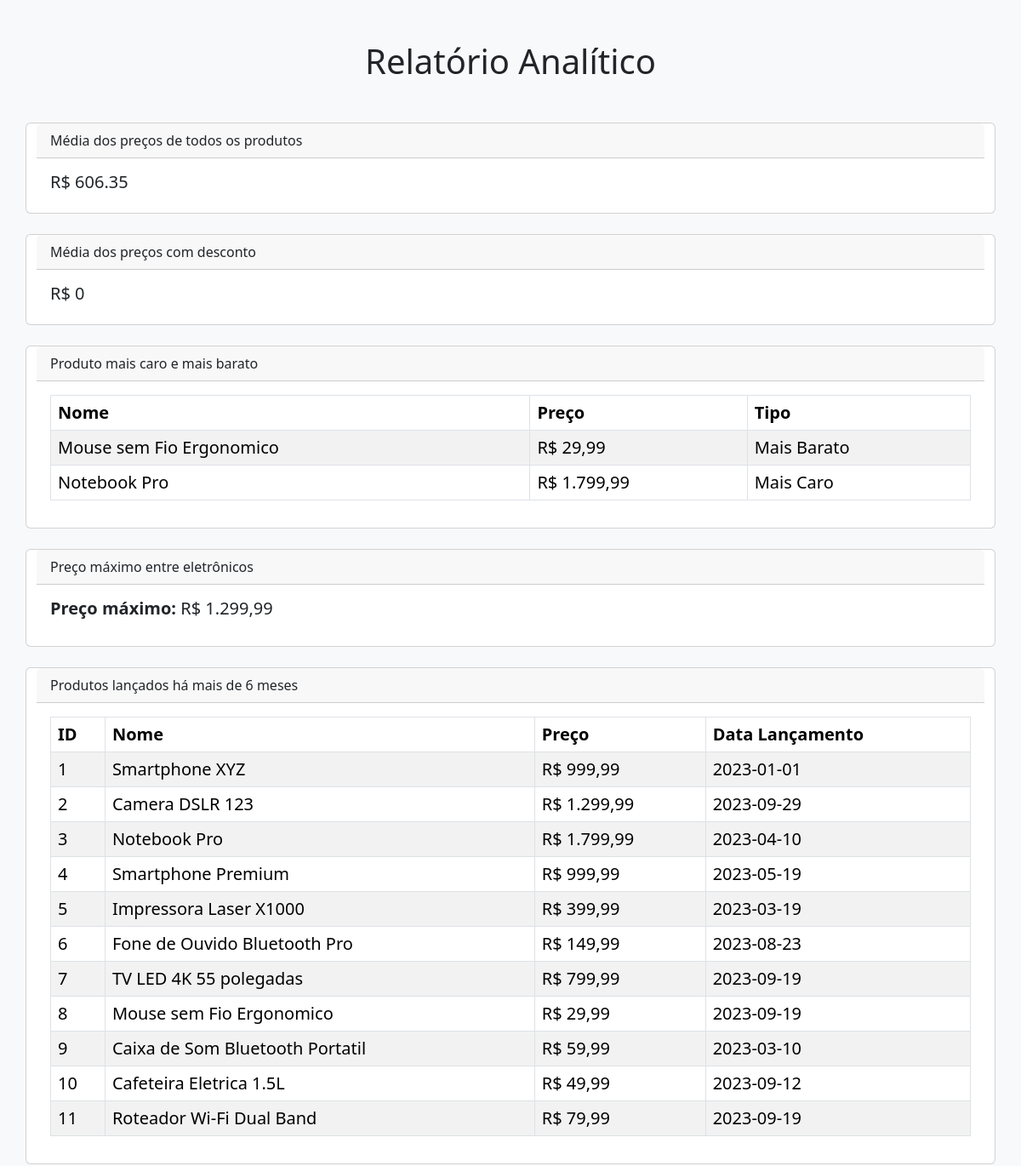
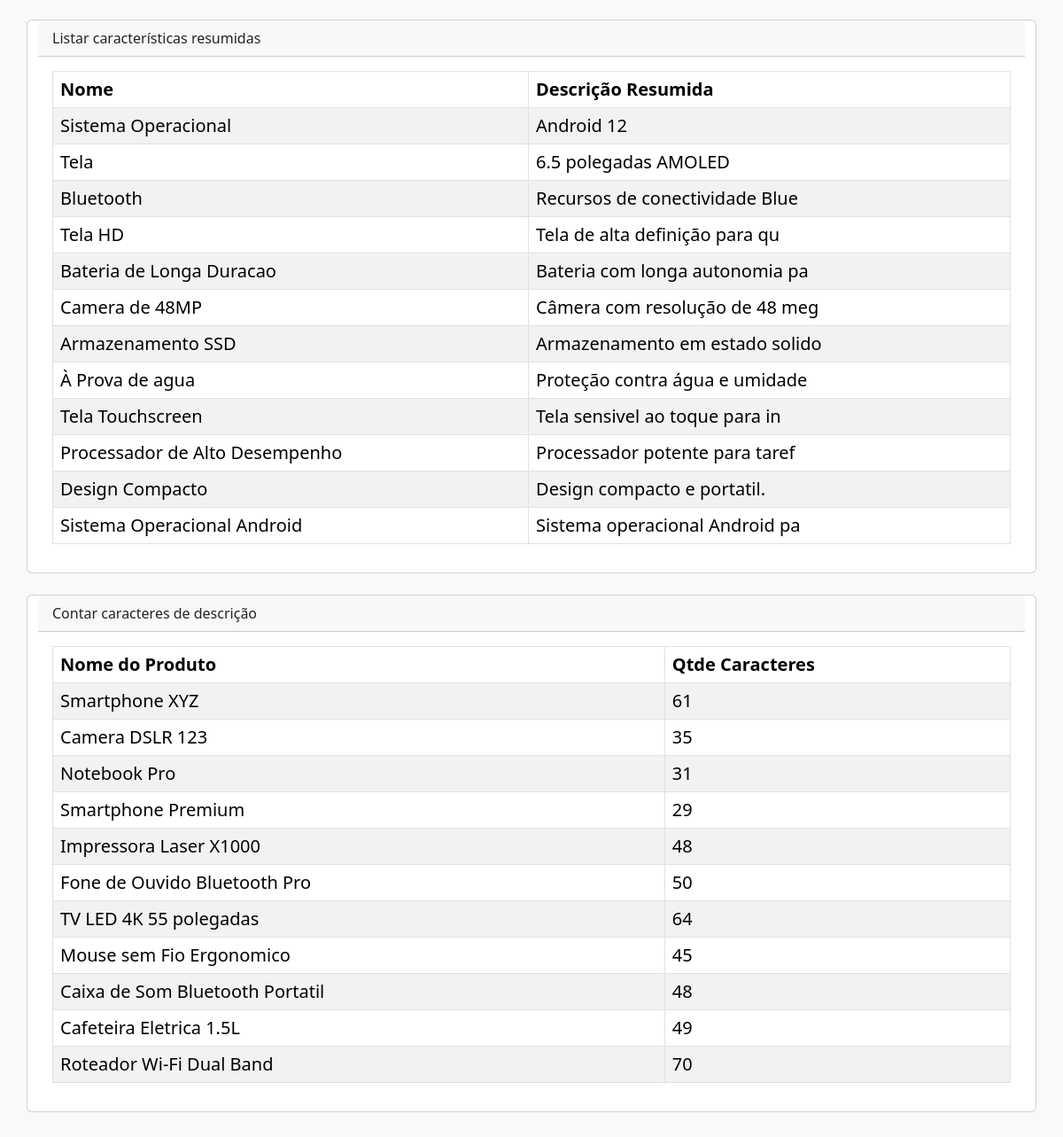
Page /sistema/relatorios/relAnalitico.php on the committed database (2 pictures, top to bottom).
### tables this page shows
CREATE TABLE Produto (
    id INT(4) AUTO_INCREMENT PRIMARY KEY,
    nome VARCHAR(255) NOT NULL,
    descricao TEXT,
    preco DECIMAL(10, 2) NOT NULL,
    tipo ENUM('Novo', 'Usado', 'Promocao', 'Liquidacao', 'Outros') NOT NULL,
    categoria SET('Eletronico', 'Telefonia', 'Informatica', 'Eletrodomesticos', 'Acessorios', 'Outros') NOT NULL,
    data_lancamento DATE,
    desconto_usados DECIMAL(10, 2)
);

CREATE TABLE Caracteristica (
    id INT(4) AUTO_INCREMENT PRIMARY KEY,
    nome VARCHAR(255) NOT NULL,
    descricao TEXT
);

### sistema/config/conterel.php (the view, shortened to what this page needs)
<?php
include 'conexao.php';
$sql = "SELECT nome, preco, 'Mais Barato' AS Tipo FROM Produto WHERE preco = (SELECT MIN(preco) FROM Produto)
UNION
SELECT nome, preco, 'Mais Caro' AS Tipo FROM Produto WHERE preco = (SELECT MAX(preco) FROM Produto)";
$stmt = $pdo->query($sql);
$dados = $stmt->fetchAll(PDO::FETCH_ASSOC);
$tabelaMaisBaratoCaro = "";
if (count($dados) > 0) {
    $tabelaMaisBaratoCaro .= "<table class='table table-bordered table-striped'>";
    $tabelaMaisBaratoCaro .= "<thead><tr><th>Nome</th><th>Preço</th><th>Tipo</th></tr></thead><tbody>";
    foreach ($dados as $row) {
        $tabelaMaisBaratoCaro .= "<tr>
                                    <td>{$row['nome']}</td>
                                    <td>R$ " . number_format($row['preco'], 2, ',', '.') . "</td>
                                    <td>{$row['Tipo']}</td>
                                  </tr>";
    }
    $tabelaMaisBaratoCaro .= "</tbody></table>";
} else {
    $tabelaMaisBaratoCaro = "<p>Nenhum resultado encontrado.</p>";
}
$sql = "SELECT MAX(preco) AS Preco_Maximo_Eletronico
        FROM Produto
        WHERE FIND_IN_SET('Eletronico', categoria)";
$stmt = $pdo->query($sql);
$dado = $stmt->fetch(PDO::FETCH_ASSOC);
$precoMaxEletronico = "<p><strong>Preço máximo:</strong> R$ " .
    number_format($dado['Preco_Maximo_Eletronico'], 2, ',', '.') .
    "</p>";
$sql = "SELECT * FROM Produto
        WHERE data_lancamento < DATE_SUB(CURDATE(), INTERVAL 6 MONTH)";
$stmt = $pdo->query($sql);
$dados = $stmt->fetchAll(PDO::FETCH_ASSOC);
$tabelaProdutosAntigos = "";
if (count($dados) > 0) {
    $tabelaProdutosAntigos .= "<table class='table table-bordered table-striped'>";
    $tabelaProdutosAntigos .= "<thead>
                                  <tr>
                                      <th>ID</th>
                                      <th>Nome</th>
                                      <th>Preço</th>
                                      <th>Data Lançamento</th>
                                  </tr>
                               </thead><tbody>";
    foreach ($dados as $row) {
        $tabelaProdutosAntigos .= "<tr>
                                      <td>{$row['id']}</td>
                                      <td>{$row['nome']}</td>
                                      <td>R$ " . number_format($row['preco'], 2, ',', '.') . "</td>
                                      <td>{$row['data_lancamento']}</td>
                                   </tr>";
    }
    $tabelaProdutosAntigos .= "</tbody></table>";
} else {
    $tabelaProdutosAntigos = "<p>Nenhum resultado.</p>";
}
$sql = "SELECT nome AS Nome_Caracteristica,
               LEFT(descricao, 30) AS Descricao_Resumida
        FROM Caracteristica";
$stmt = $pdo->query($sql);
$dados = $stmt->fetchAll(PDO::FETCH_ASSOC);
$tabelaCaracteristicas = "";
if (count($dados) > 0) {
    $tabelaCaracteristicas .= "<table class='table table-bordered table-striped'>";
    $tabelaCaracteristicas .= "<thead>
                                <tr>
                                    <th>Nome</th>
                                    <th>Descrição Resumida</th>
                                </tr>
                               </thead><tbody>";
    foreach ($dados as $row) {
        $tabelaCaracteristicas .= "<tr>
                                      <td>{$row['Nome_Caracteristica']}</td>
                                      <td>{$row['Descricao_Resumida']}</td>
                                   </tr>";
    }
    $tabelaCaracteristicas .= "</tbody></table>";
} else {
    $tabelaCaracteristicas = "<p>Nenhum resultado.</p>";
}
$sql = "SELECT nome AS Nome_Produto,
               CHAR_LENGTH(descricao) AS Qtde_Caracteres_Descricao
        FROM Produto";
$stmt = $pdo->query($sql);
$dados = $stmt->fetchAll(PDO::FETCH_ASSOC);
$tabelaCaracteresDescricao = "";
if (count($dados) > 0) {
    $tabelaCaracteresDescricao .= "<table class='table table-bordered table-striped'>";
    $tabelaCaracteresDescricao .= "<thead>
                                    <tr>
                                        <th>Nome do Produto</th>
                                        <th>Qtde Caracteres</th>
                                    </tr>
                                   </thead><tbody>";
    foreach ($dados as $row) {
        $tabelaCaracteresDescricao .= "<tr>
                                          <td>{$row['Nome_Produto']}</td>
                                          <td>{$row['Qtde_Caracteres_Descricao']}</td>
                                       </tr>";
    }
    $tabelaCaracteresDescricao .= "</tbody></table>";
} else {
    $tabelaCaracteresDescricao = "<p>Nenhum resultado.</p>";
}
?>

### sistema/relatorios/relAnalitico.php (style rules this page uses)
body { background-color: #f8f9fa; }

### rows in the picture
produto: id "1", nome "Smartphone XYZ", preco "999,99", data_lancamento "2023-01-01", Qtde_Caracteres_Descricao "61"
produto: id "2", nome "Camera DSLR 123", preco "1.299,99", data_lancamento "2023-09-29", Qtde_Caracteres_Descricao "35"
produto: id "3", nome "Notebook Pro", preco "1.799,99", data_lancamento "2023-04-10", Qtde_Caracteres_Descricao "31"
produto: id "4", nome "Smartphone Premium", preco "999,99", data_lancamento "2023-05-19", Qtde_Caracteres_Descricao "29"
produto: id "5", nome "Impressora Laser X1000", preco "399,99", data_lancamento "2023-03-19", Qtde_Caracteres_Descricao "48"
produto: id "6", nome "Fone de Ouvido Bluetooth Pro", preco "149,99", data_lancamento "2023-08-23", Qtde_Caracteres_Descricao "50"
produto: id "7", nome "TV LED 4K 55 polegadas", preco "799,99", data_lancamento "2023-09-19", Qtde_Caracteres_Descricao "64"
produto: id "8", nome "Mouse sem Fio Ergonomico", preco "29,99", data_lancamento "2023-09-19", Qtde_Caracteres_Descricao "45"
produto: id "9", nome "Caixa de Som Bluetooth Portatil", preco "59,99", data_lancamento "2023-03-10", Qtde_Caracteres_Descricao "48"
produto: id "10", nome "Cafeteira Eletrica 1.5L", preco "49,99", data_lancamento "2023-09-12", Qtde_Caracteres_Descricao "49"
produto: id "11", nome "Roteador Wi-Fi Dual Band", preco "79,99", data_lancamento "2023-09-19", Qtde_Caracteres_Descricao "70"
caracteristica: nome "Sistema Operacional", Descricao_Resumida "Android 12"
caracteristica: nome "Tela", Descricao_Resumida "6.5 polegadas AMOLED"
caracteristica: nome "Bluetooth", Descricao_Resumida "Recursos de conectividade Blue"
caracteristica: nome "Tela HD", Descricao_Resumida "Tela de alta definição para qu"
caracteristica: nome "Bateria de Longa Duracao", Descricao_Resumida "Bateria com longa autonomia pa"
caracteristica: nome "Camera de 48MP", Descricao_Resumida "Câmera com resolução de 48 meg"
caracteristica: nome "Armazenamento SSD", Descricao_Resumida "Armazenamento em estado solido"
caracteristica: nome "À Prova de agua", Descricao_Resumida "Proteção contra água e umidade"
caracteristica: nome "Tela Touchscreen", Descricao_Resumida "Tela sensivel ao toque para in"
caracteristica: nome "Processador de Alto Desempenho", Descricao_Resumida "Processador potente para taref"
caracteristica: nome "Design Compacto", Descricao_Resumida "Design compacto e portatil."
caracteristica: nome "Sistema Operacional Android", Descricao_Resumida "Sistema operacional Android pa"

### other values in the picture
$mediaPrecoProdutos "606.35"
$mediaDesconto "0"
$row['nome'] "Mouse sem Fio Ergonomico"
$row['preco'] "29,99"
$row['Tipo'] "Mais Barato"
$row['nome'] "Notebook Pro"
$row['preco'] "1.799,99"
$row['Tipo'] "Mais Caro"
$dado['Preco_Maximo_Eletronico'] "1.299,99"
